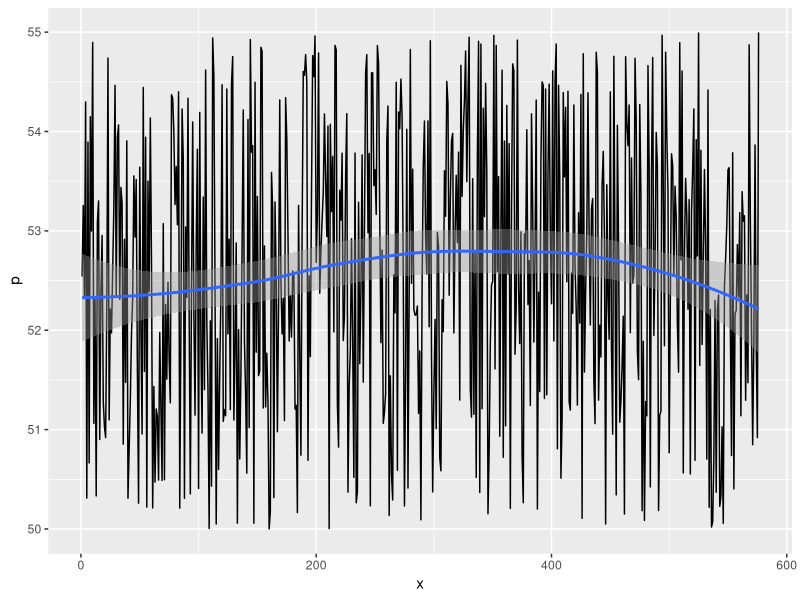
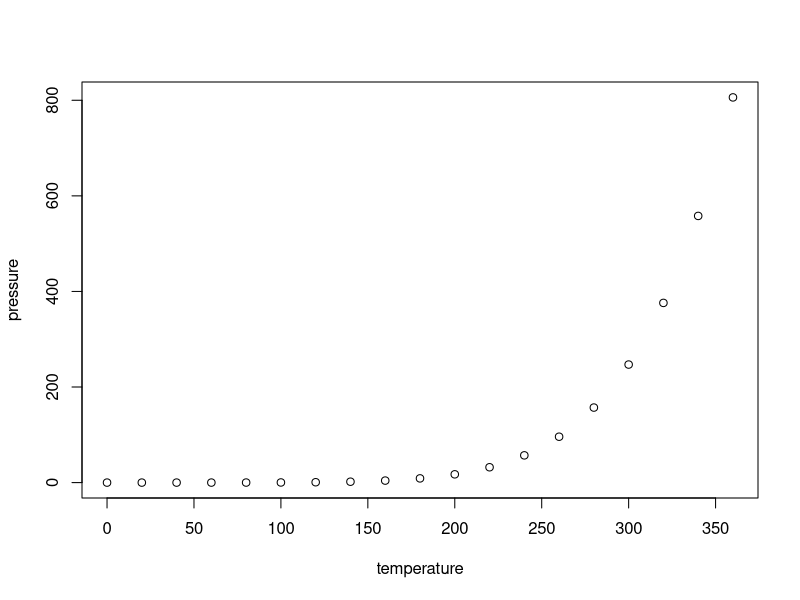

Recreate these plots in R, in order.
## ---- chunk 1
knitr::opts_chunk$set(echo = TRUE)
library(tidyverse)
## ---- chunk 2
ndays<-2
x<-seq(1,288*ndays,1)
p<-50+runif(288*ndays)*5
df<-data_frame(x=x,p=p) |> mutate(day=ceiling(x/288))
dfg<-df |> group_by(day) |> summarise(dayavg=mean(p))

df |> ggplot(aes(x=x,y=p)) + geom_line() + geom_smooth()


## ---- chunk 3
plot(pressure)
